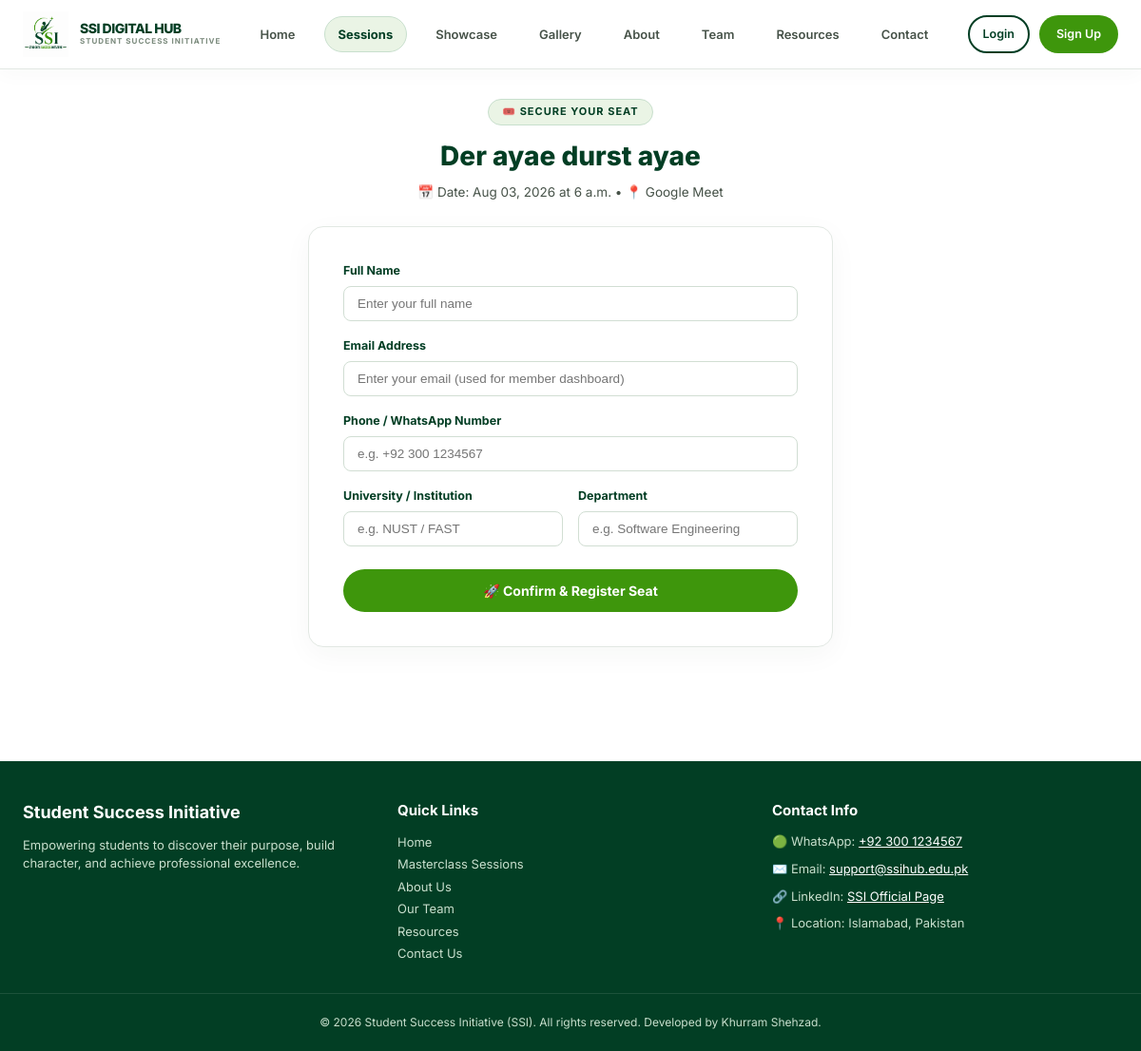
Page /register/3/ on the committed database.
### core/models.py (models this page shows, shortened)
class Session(models.Model):
    STATUS_CHOICES = [
        ('Upcoming', 'Upcoming'),
        ('Reg Open', 'Registration Open'),
        ('Ongoing', 'Ongoing'),
        ('Past', 'Past / Completed'),
    ]
    title = models.CharField(max_length=200)
    description = models.TextField()
    date = models.DateField()
    time = models.TimeField()
    venue = models.CharField(max_length=255, default="Google Meet")
    speaker_name = models.CharField(max_length=150, blank=True, null=True)
    status = models.CharField(max_length=20, choices=STATUS_CHOICES, default='Upcoming')
    thumbnail = models.ImageField(upload_to='session_thumbnails/', blank=True, null=True)
    recording_url = models.URLField(blank=True, null=True, help_text="YouTube or Google Drive link to recorded session")
    slides_file = models.FileField(upload_to='session_slides/', blank=True, null=True, help_text="PDF or PPT slides")

### core/views.py (the view, shortened to what this page needs)
# urls.py: path('register/<int:session_id>/', register_view, name='register_session'),
def register_view(request, session_id):
    session = get_object_or_404(Session, id=session_id)
    return render(request, 'core/register.html', {'session': session})

### templates/core/register.html (shortened to what this page needs)
{% extends 'base.html' %}
{% block content %}
<section class="section" style="padding: 30px 0 60px 0;">
    <div class="container" style="max-width: 600px;">
        <div style="text-align: center; margin-bottom: 24px;">
            <div style="display: inline-block; background: var(--light-green); color: var(--deep-green); font-size: 11px; font-weight: 700; padding: 4px 14px; border-radius: 20px; text-transform: uppercase; letter-spacing: 1px; margin-bottom: 10px; border: 1px solid #c8dfcd;">
                🎟️ Secure Your Seat
            </div>
            <h2 style="font-size: 28px; color: var(--deep-green); margin: 0 0 6px 0; font-weight: 800;">{{ session.title }}</h2>
            <p style="color: #465248; font-size: 13.5px; margin: 0;">📅 Date: {{ session.date|date:"M d, Y" }} at {{ session.time|time:"P" }} {% if session.venue %}• 📍 {{ session.venue }}{% endif %}</p>
        </div>
        <div style="background: var(--white); border-radius: 16px; border: 1px solid #e2e8e3; padding: 36px; box-shadow: 0 8px 30px rgba(2, 62, 36, 0.04);">
            <form method="POST">
                <div style="margin-bottom: 16px;">
                    <label style="display: block; font-size: 12.5px; font-weight: 700; color: var(--deep-green); margin-bottom: 6px;">Full Name</label>
                    <input type="text" name="full_name" required placeholder="Enter your full name" style="width: 100%; padding: 10px 14px; border: 1px solid #d1ded3; border-radius: 8px; font-size: 13.5px; box-sizing: border-box;">
                </div>
                <div style="margin-bottom: 16px;">
                    <label style="display: block; font-size: 12.5px; font-weight: 700; color: var(--deep-green); margin-bottom: 6px;">Email Address</label>
                    <input type="email" name="email" required placeholder="Enter your email (used for member dashboard)" style="width: 100%; padding: 10px 14px; border: 1px solid #d1ded3; border-radius: 8px; font-size: 13.5px; box-sizing: border-box;">
                </div>
                <div style="margin-bottom: 16px;">
                    <label style="display: block; font-size: 12.5px; font-weight: 700; color: var(--deep-green); margin-bottom: 6px;">Phone / WhatsApp Number</label>
                    <input type="text" name="phone" required placeholder="e.g. +92 300 1234567" style="width: 100%; padding: 10px 14px; border: 1px solid #d1ded3; border-radius: 8px; font-size: 13.5px; box-sizing: border-box;">
                </div>
                <div style="display: grid; grid-template-columns: 1fr 1fr; gap: 16px; margin-bottom: 24px;">
                    <div>
                        <label style="display: block; font-size: 12.5px; font-weight: 700; color: var(--deep-green); margin-bottom: 6px;">University / Institution</label>
                        <input type="text" name="university" placeholder="e.g. NUST / FAST" style="width: 100%; padding: 10px 14px; border: 1px solid #d1ded3; border-radius: 8px; font-size: 13.5px; box-sizing: border-box;">
                    </div>
                    <div>
                        <label style="display: block; font-size: 12.5px; font-weight: 700; color: var(--deep-green); margin-bottom: 6px;">Department</label>
                        <input type="text" name="department" placeholder="e.g. Software Engineering" style="width: 100%; padding: 10px 14px; border: 1px solid #d1ded3; border-radius: 8px; font-size: 13.5px; box-sizing: border-box;">
                    </div>
                </div>
                <button type="submit" class="btn btn-primary btn-block" style="padding: 12px; font-size: 14px; font-weight: 700; text-align: center;">
                    🚀 Confirm & Register Seat
                </button>
            </form>
        </div>
    </div>
</section>
{% endblock %}

### static/css/style.css (style rules this page uses)
:root { --deep-green: #023E24; --ssi-green: #3E960C; --soft-green: #579545; --light-green: #EAF4E5; --white: #FFFFFF; --soft-gray: #F6F8F6; --text: #17231C; --radius: 20px; --radius-sm: 10px; --shadow: 0 15px 35px rgba(2, 62, 36, 0.1); }
* { box-sizing: border-box; }
body { margin: 0; font-family: 'Inter', -apple-system, BlinkMacSystemFont, "Segoe UI", Roboto, sans-serif; color: var(--text); background: var(--white); line-height: 1.6; }
h1, h2, h3, h4, .brand, .btn, nav a { font-family: 'Inter', sans-serif; }
h1, h2, h3, h4 { color: var(--deep-green); margin-top: 0; font-weight: 700; }
.container { max-width: 1180px; margin: 0 auto; padding: 0 24px; }
.btn { display: inline-block; padding: 12px 26px; border-radius: 50px; font-weight: 600; font-size: 15px; cursor: pointer; border: 2px solid transparent; transition: transform .15s ease, box-shadow .15s ease, background .15s ease; text-align: center; }
.btn-primary { background: var(--ssi-green); color: var(--white); }
.btn-block { display: block; width: 100%; }

### rows in the picture
Session: title "Der ayae durst ayae", date "Aug 03, 2026", time "6 a.m.", venue "Google Meet"
